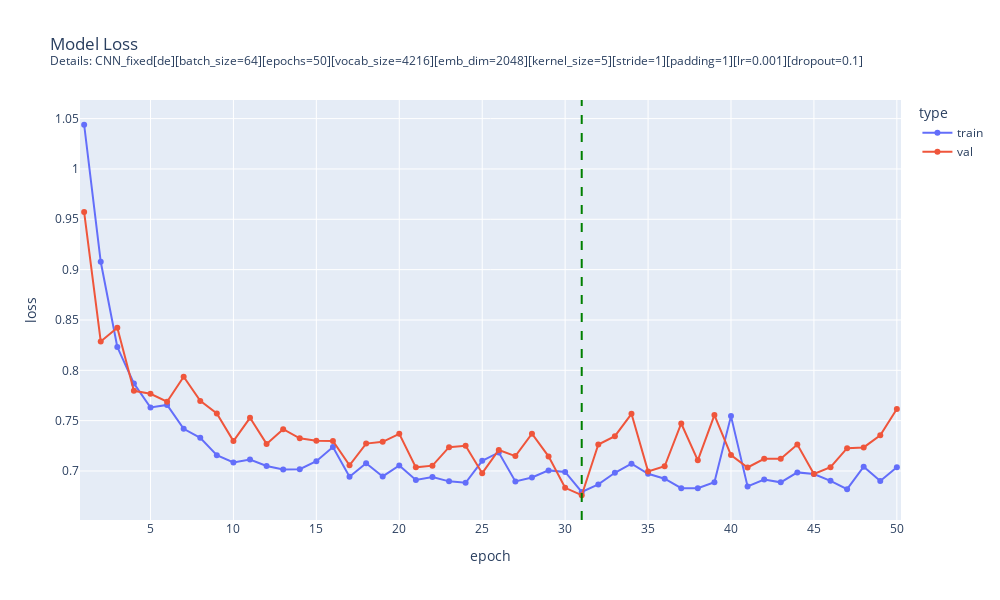

Source (notebook cell):
### Code cell
global_res_de = pd.read_csv(global_res_de_path)

plot_model_fit_loss(
    train_loss=global_res_de['training_loss'],
    val_loss=global_res_de['validation_loss'],
    vertical_line=31, # best epoch chosen
    subtitle="Details: " + BEST_CNN_DE.MODEL_DESCRIPTION
)

### Figure 1 — Plotly figure (JSON) as saved in the notebook; plotly's stock layout.template omitted (floating-point values rounded to 4 significant figures)
{"data": [{"hovertemplate": "type=train<br>epoch=%{x}<br>loss=%{y}<extra></extra>", "legendgroup": "train", "line": {"color": "#636efa", "dash": "solid"}, "marker": {"symbol": "circle"}, "mode": "lines+markers", "name": "train", "orientation": "v", "showlegend": true, "type": "scatter", "x": [1, 2, 3, 4, 5, 6, 7, 8, 9, 10, 11, 12, 13, 14, 15, 16, 17, 18, 19, 20, 21, 22, 23, 24, 25, 26, 27, 28, 29, 30, 31, 32, 33, 34, 35, 36, 37, 38, 39, 40, 41, 42, 43, 44, 45, 46, 47, 48, 49, 50], "xaxis": "x", "y": [1.044, 0.9078, 0.8231, 0.787, 0.7631, 0.7656, 0.7419, 0.733, 0.7156, 0.7084, 0.7114, 0.705, 0.7014, 0.7018, 0.7097, 0.7238, 0.6942, 0.7077, 0.6946, 0.7055, 0.691, 0.694, 0.6897, 0.6883, 0.7101, 0.7184, 0.6896, 0.6936, 0.7006, 0.6991, 0.6792, 0.6867, 0.6982, 0.7072, 0.6972, 0.6923, 0.6829, 0.6828, 0.6888, 0.7545, 0.6846, 0.6915, 0.6887, 0.6986, 0.697, 0.6902, 0.6819, 0.7043, 0.69, 0.7038], "yaxis": "y"}, {"hovertemplate": "type=val<br>epoch=%{x}<br>loss=%{y}<extra></extra>", "legendgroup": "val", "line": {"color": "#EF553B", "dash": "solid"}, "marker": {"symbol": "circle"}, "mode": "lines+markers", "name": "val", "orientation": "v", "showlegend": true, "type": "scatter", "x": [1, 2, 3, 4, 5, 6, 7, 8, 9, 10, 11, 12, 13, 14, 15, 16, 17, 18, 19, 20, 21, 22, 23, 24, 25, 26, 27, 28, 29, 30, 31, 32, 33, 34, 35, 36, 37, 38, 39, 40, 41, 42, 43, 44, 45, 46, 47, 48, 49, 50], "xaxis": "x", "y": [0.9572, 0.8287, 0.8423, 0.7796, 0.7767, 0.7688, 0.7936, 0.7696, 0.7572, 0.7297, 0.7528, 0.7269, 0.7415, 0.7325, 0.73, 0.7299, 0.7056, 0.7272, 0.729, 0.737, 0.7036, 0.7053, 0.7237, 0.7251, 0.6978, 0.7209, 0.7148, 0.7371, 0.7145, 0.6833, 0.6759, 0.7263, 0.7346, 0.7568, 0.6996, 0.7047, 0.7472, 0.7106, 0.7555, 0.7158, 0.7035, 0.7121, 0.7122, 0.7262, 0.6971, 0.7037, 0.7227, 0.7234, 0.7355, 0.7615], "yaxis": "y"}], "layout": {"height": 600, "legend": {"title": {"text": "type"}, "tracegroupgap": 0}, "shapes": [{"line": {"color": "green", "dash": "dash", "width": 2}, "type": "line", "x0": 31, "x1": 31, "xref": "x", "y0": 0, "y1": 1, "yref": "y domain"}], "title": {"text": "Model Loss<br><sup>Details: CNN_fixed[de][batch_size=64][epochs=50][vocab_size=4216][emb_dim=2048][kernel_size=5][stride=1][padding=1][lr=0.001][dropout=0.1]<sup>"}, "width": 1000, "xaxis": {"anchor": "y", "domain": [0, 1], "range": [0.75, 50.25], "title": {"text": "epoch"}}, "yaxis": {"anchor": "x", "domain": [0, 1], "title": {"text": "loss"}}}}
